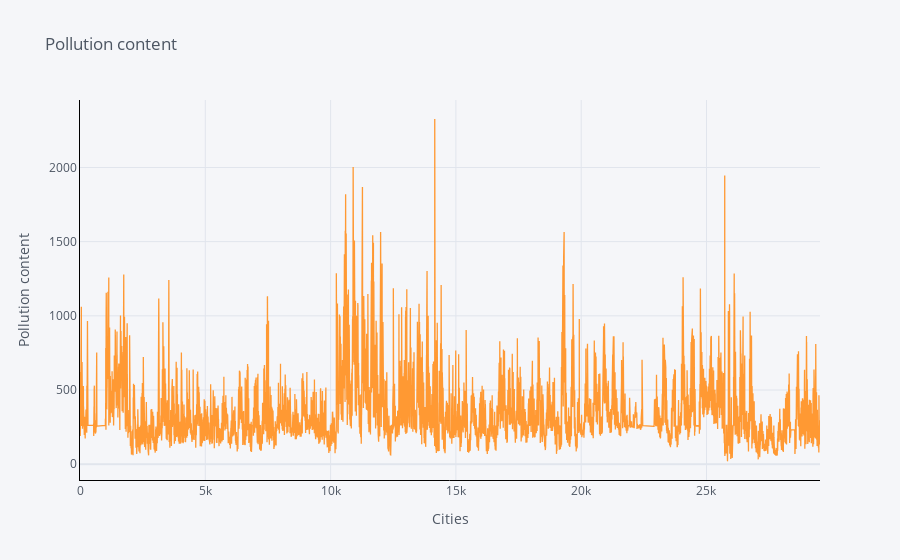
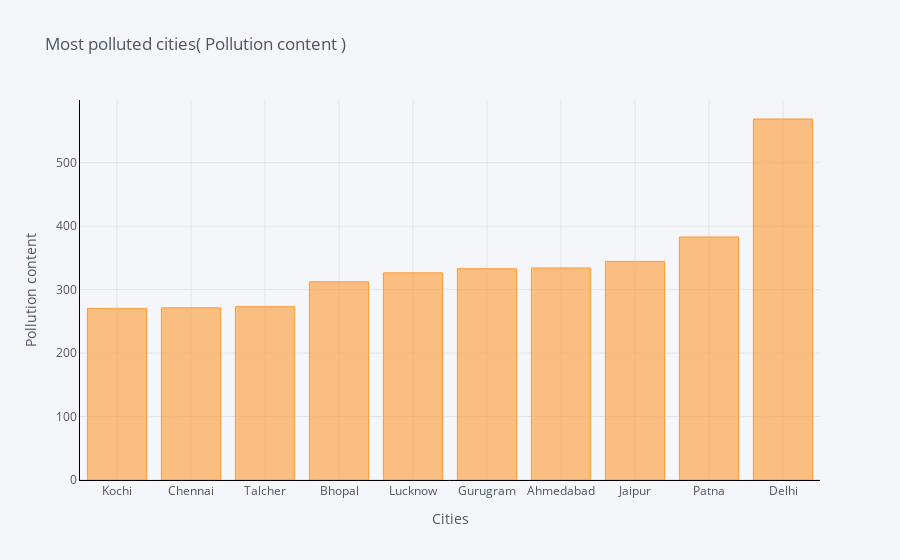
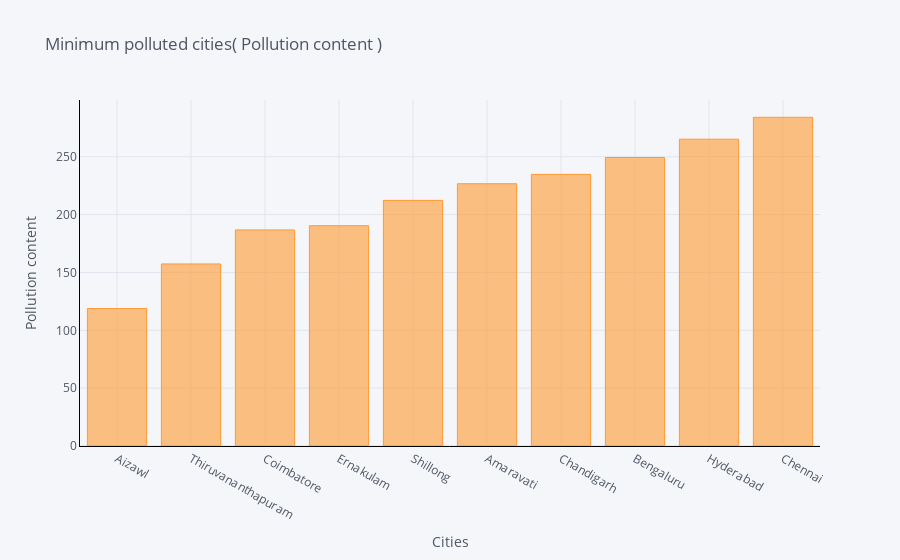

The notebook cell saved with these charts, in order:
### Code cell
import cufflinks
cufflinks.go_offline()
cufflinks.set_config_file(world_readable=True, theme='pearl')

df1 = df.copy()
df1['Pollution content'] = df1['PM2.5']+df1['PM10']+df1['NO']+df1['NO2']+df1['NOx']+df1['NH3']+df1['CO']+df1['SO2']+df1['O3']+df1['Benzene']+df1['Toluene']+df1['Xylene']

def ploting(var):
    df1[var].iplot(title=var,xTitle='Cities',yTitle=var, linecolor='black', )
    plt.show()
ploting('Pollution content')


def max_bar_plot(var):
    x1 = df1[['City',var]].groupby(["City"]).median().sort_values(by = var,
    ascending = True).tail(10).iplot(kind='bar', xTitle='Cities',yTitle=var, 
                                     linecolor='black', title='{2} {1} {0}'.format(")",var,' Most polluted cities('))

p = max_bar_plot('Pollution content')



def min_bar_plot(var):
    x1 = df1[['City',var]].groupby(["City"]).mean().sort_values(by = var,
    ascending = True).head(10).iplot(kind='bar', xTitle='Cities',yTitle=var, linecolor='black',title='{2} {1} {0}'.format(")",var,' Minimum polluted cities('))
p1 = min_bar_plot('Pollution content')

### Figure 1 — Plotly figure (JSON) as saved in the notebook; plotly's stock layout.template omitted (floating-point values rounded to 4 significant figures; data arrays with more than 128 entries replaced by an {"elided": "..."} marker saying what was removed)
{"data": [{"line": {"color": "rgba(255, 153, 51, 1.0)", "dash": "solid", "shape": "linear", "width": 1.3}, "mode": "lines", "name": "Pollution content", "text": "", "type": "scatter", "x": {"elided": "29531 int values"}, "y": {"elided": "29531 float values"}}], "layout": {"legend": {"bgcolor": "#F5F6F9", "font": {"color": "#4D5663"}}, "paper_bgcolor": "#F5F6F9", "plot_bgcolor": "#F5F6F9", "title": {"font": {"color": "#4D5663"}, "text": "Pollution content"}, "xaxis": {"gridcolor": "#E1E5ED", "linecolor": "black", "showgrid": true, "tickfont": {"color": "#4D5663"}, "title": {"font": {"color": "#4D5663"}, "text": "Cities"}, "zerolinecolor": "#E1E5ED"}, "yaxis": {"gridcolor": "#E1E5ED", "linecolor": "black", "showgrid": true, "tickfont": {"color": "#4D5663"}, "title": {"font": {"color": "#4D5663"}, "text": "Pollution content"}, "zerolinecolor": "#E1E5ED"}}}

### Figure 2 — Plotly figure (JSON) as saved in the notebook; plotly's stock layout.template omitted (floating-point values rounded to 4 significant figures)
{"data": [{"marker": {"color": "rgba(255, 153, 51, 0.6)", "line": {"color": "rgba(255, 153, 51, 1.0)", "width": 1}}, "name": "Pollution content", "orientation": "v", "text": "", "type": "bar", "x": ["Kochi", "Chennai", "Talcher", "Bhopal", "Lucknow", "Gurugram", "Ahmedabad", "Jaipur", "Patna", "Delhi"], "y": [270.5, 271.3, 273.2, 312.5, 326.5, 333.0, 334.3, 344.6, 383.0, 569.0]}], "layout": {"legend": {"bgcolor": "#F5F6F9", "font": {"color": "#4D5663"}}, "paper_bgcolor": "#F5F6F9", "plot_bgcolor": "#F5F6F9", "title": {"font": {"color": "#4D5663"}, "text": " Most polluted cities( Pollution content )"}, "xaxis": {"gridcolor": "#E1E5ED", "linecolor": "black", "showgrid": true, "tickfont": {"color": "#4D5663"}, "title": {"font": {"color": "#4D5663"}, "text": "Cities"}, "zerolinecolor": "#E1E5ED"}, "yaxis": {"gridcolor": "#E1E5ED", "linecolor": "black", "showgrid": true, "tickfont": {"color": "#4D5663"}, "title": {"font": {"color": "#4D5663"}, "text": "Pollution content"}, "zerolinecolor": "#E1E5ED"}}}

### Figure 3 — Plotly figure (JSON) as saved in the notebook; plotly's stock layout.template omitted (floating-point values rounded to 4 significant figures)
{"data": [{"marker": {"color": "rgba(255, 153, 51, 0.6)", "line": {"color": "rgba(255, 153, 51, 1.0)", "width": 1}}, "name": "Pollution content", "orientation": "v", "text": "", "type": "bar", "x": ["Aizawl", "Thiruvananthapuram", "Coimbatore", "Ernakulam", "Shillong", "Amaravati", "Chandigarh", "Bengaluru", "Hyderabad", "Chennai"], "y": [118.8, 157.4, 186.8, 190.4, 212.3, 226.7, 234.8, 249.4, 265.2, 284.1]}], "layout": {"legend": {"bgcolor": "#F5F6F9", "font": {"color": "#4D5663"}}, "paper_bgcolor": "#F5F6F9", "plot_bgcolor": "#F5F6F9", "title": {"font": {"color": "#4D5663"}, "text": " Minimum polluted cities( Pollution content )"}, "xaxis": {"gridcolor": "#E1E5ED", "linecolor": "black", "showgrid": true, "tickfont": {"color": "#4D5663"}, "title": {"font": {"color": "#4D5663"}, "text": "Cities"}, "zerolinecolor": "#E1E5ED"}, "yaxis": {"gridcolor": "#E1E5ED", "linecolor": "black", "showgrid": true, "tickfont": {"color": "#4D5663"}, "title": {"font": {"color": "#4D5663"}, "text": "Pollution content"}, "zerolinecolor": "#E1E5ED"}}}
